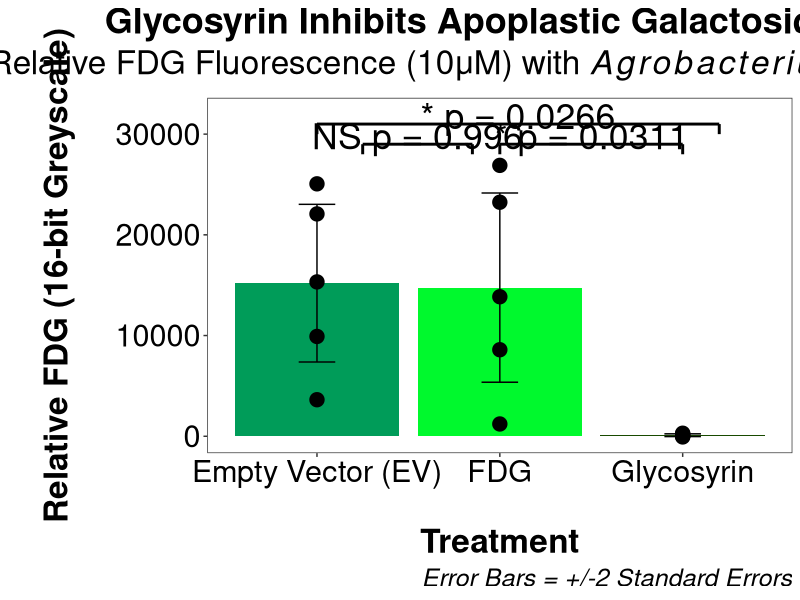
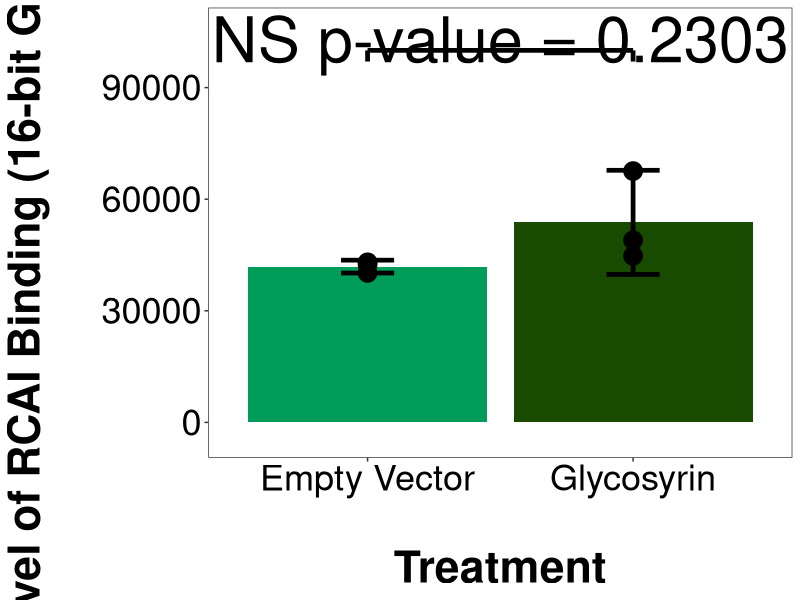
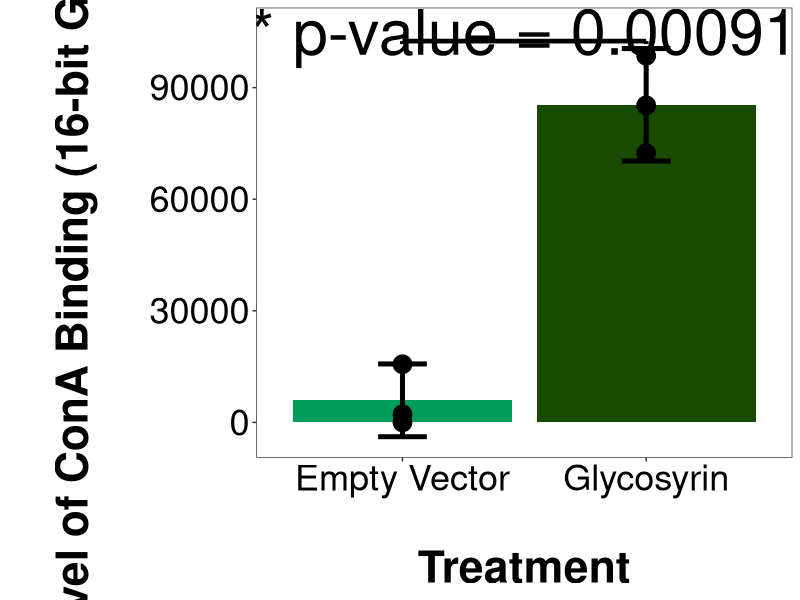
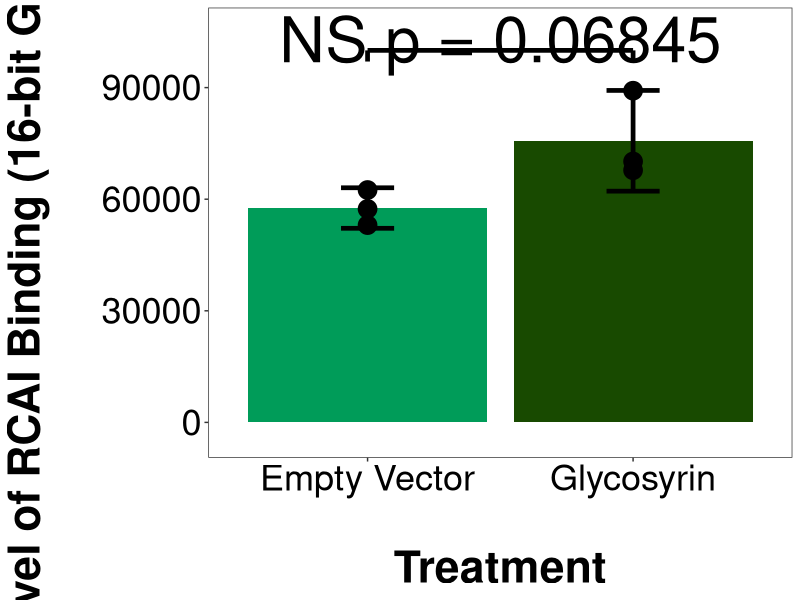
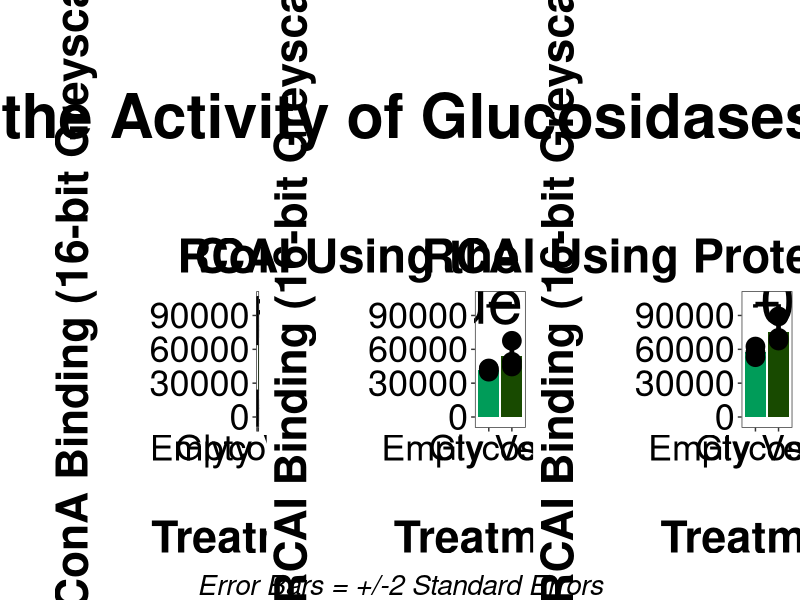
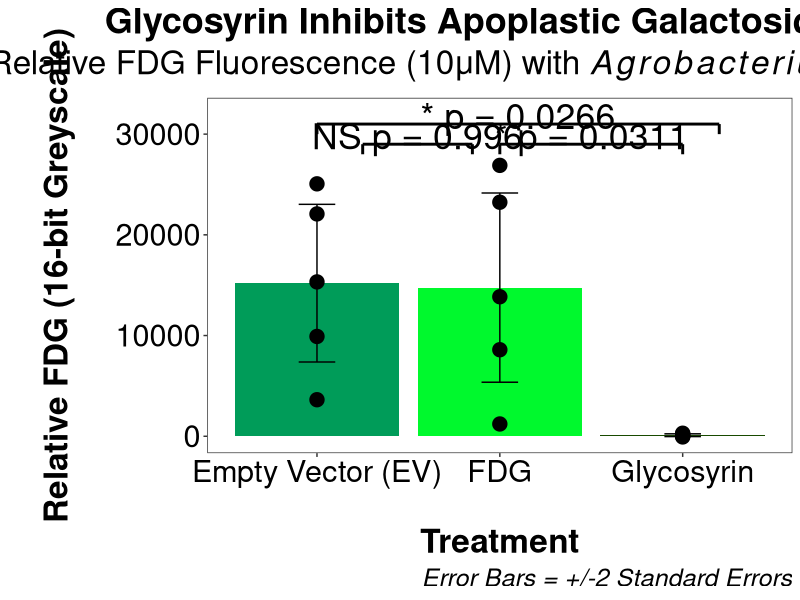
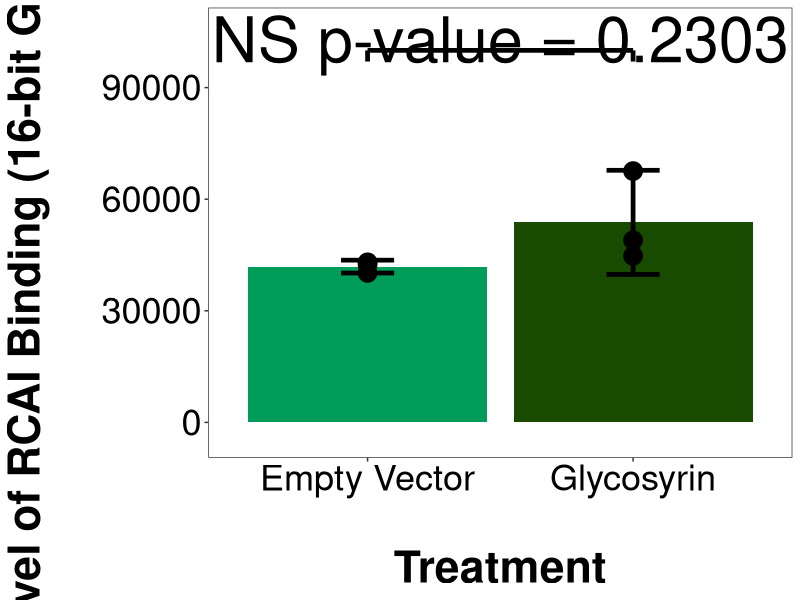
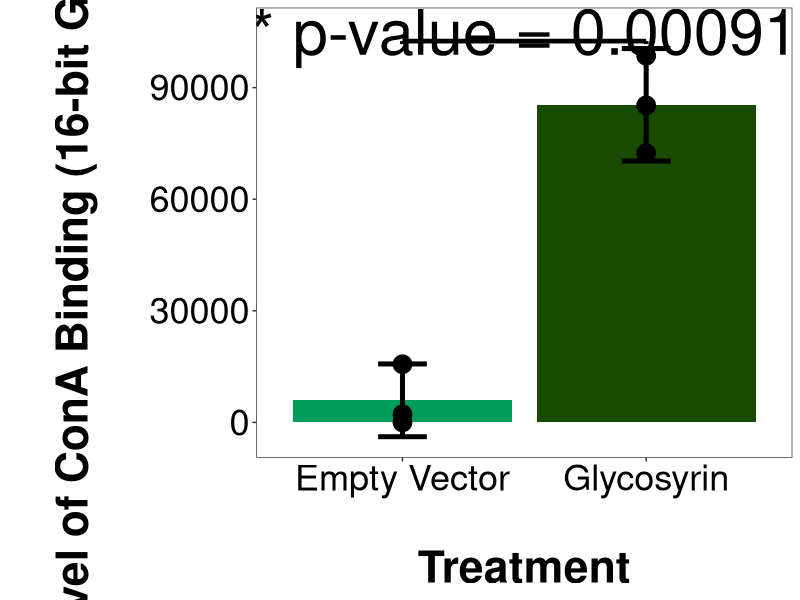

Generate these figures, in order, with R:
## ---- chunk 1
knitr::opts_chunk$set(echo = TRUE)
## ---- chunk 2
#Packages
#Packages


library(ggplot2)
library(tidyr)
library(tidyverse)
library(dplyr)
## ---- chunk 3
#Leaf Scans
#Adjusting the mean values to account for background effects.
data1 <- read.csv("THEACTUALRESULTS.csv")
summary(data1)
length(data1$Value)
adjusted <- vector(mode = "numeric", length = length(data1$Value))
for (i in 1:length(data1$Value)){
  adjusted[i] <- data1[i, ]$Value - 885.013
  }
adjusted
data1 <- data1 %>% mutate(adjusted_results = adjusted) 
head(data1)
View(data1)

#Renaming The Rows


data1$X <- as.character(data1$X)
data1$X[1]<- "EV1"
data1$X[2]<- "Gsn1"
data1$X[3]<- "FDG1"
data1$X[4]<- "EV2"
data1$X[5] <- "Gsn2"
data1$X[6]<- "FDG2"
data1$X[7]<- "EV3"
data1$X[8]<- "Gsn3"
data1$X[9]<- "FDG3"
data1$X[10]<- "EV4"
data1$X[11]<- "Gsn4"
data1$X[12]<- "FDG4"
data1$X[13]<- "EV5"
data1$X[14]<- "Gsn5"
data1$X[15]<- "FDG5"

#Finding the means for each group. 
EV <- data1 %>% filter(grepl("EV", X))
meanEV <- mean(EV$adjusted_results)
meanEV

Gsn <- data1 %>% filter(grepl("Gsn", X))
meanGsn <- mean(Gsn$adjusted_results)
meanGsn

FDG <- data1 %>% filter(grepl("FDG", X))
meanFDG <- mean(FDG$adjusted_results)
meanFDG

## ---- chunk 4
#H0: there is no significant difference in the level of fluorescence between the empty vector- and the glycosyrin-infiltrated leaf sections.
#HA: there is a significant decrease in fluorescence between the empty vector- and glycosyrin-infiltrated leaf sections.

dataChanged <- data1 %>% mutate(Group = case_when(str_detect(X, "EV") ~ "EV",
                                                  str_detect(X, "Gsn") ~ "Gsn",
                                                  str_detect(X, "FDG") ~ "FDG"))


dataChanged <- dataChanged %>% group_by(Group)
View(dataChanged)

#Calculating mean, standard error and standard deviation.
dataChanged2 <- dataChanged %>% summarise(stanDev <- sd(adjusted_results, na.rm = TRUE),
                                          n = n(),
                                        se_value= sd(adjusted_results, na.rm = TRUE)/sqrt(n), 
                                        mean_value = mean(adjusted_results))
View(dataChanged2)
View(dataChanged)

dataPlant <- dataChanged %>%mutate(plant = case_when(str_detect(X, "1")~ "1",
                                                     str_detect(X, "2") ~ "2",
                                                     str_detect(X, "3") ~ "3",
                                                     str_detect(X, "4") ~ "4",
                                                     str_detect(X, "5") ~ "5"))
View(dataPlant)
#Quick ANOVA:
anovaFDG <- lm(adjusted_results ~ Group, data = dataPlant)
summary(anovaFDG) #The p-value = 0.01625, so Group explains a significant amount of variation in the relative levels of FDG. (R^2 = 0.4967). 
anovaFDGPlant <- lm(adjusted_results ~ Group + plant, data = dataPlant)
summary(anovaFDGPlant) #When the plant is also taken into account, R^2 = 0.8311, which indicates that much of the variation in relative FDG levels is due to different plants, which were of different sizes, and leaves were of different ages. Some plants would have been wounded more in the process of agroinfiltration. 

#Checking assumptions:
EVleaf <- dataChanged %>% filter(Group == "EV")
Gsnleaf <- dataChanged %>% filter(Group == "Gsn")
FDGleaf <- dataChanged %>% filter(Group == "FDG")
shapiro.test(EVleaf$adjusted_results)
shapiro.test(Gsnleaf$adjusted_results)
shapiro.test(FDGleaf$adjusted_results)#The p-values are all above 0.05, so the distribution of the data is not significantly non-normal.
#Homogeneity of variances:
bartlett <- bartlett.test(adjusted_results ~ Group, data = dataChanged)
bartlett #There is significant variation in variances as the p-value is less than 0.05. #The ANOVA should be robust to this as the sample sizes are all equal. 

#Tukey test:
fdganova <- aov(anovaFDG)
tukey <- TukeyHSD(fdganova)
tukey
#Pairwise t-tests:
t <- with(dataChanged, pairwise.t.test(adjusted_results, Group, p.adj = "none", pool.sd = FALSE))
t #The p-values for the tests between FDG alone and Gsn and EV and Gsn are both < 0.05, so there is a significant difference between the relative levels of FDG in Gsn and the controls. The p-value for EV and FDG > 0.05 and is almost 1, as expected.#I did pairwise t-tests as well as the Tukey t-test to cover all bases, as using pool.sd = FALSE accounts for the unequal variances. I used p.adj = "none" as recommended in the workshop, which makes sense as well are only comparing three groups.#Pairwise t-test results FDG-EV = 0.944, Gsn-EV = 0.018 and FDG-Gsn = 0.036.
#Ultimately, the results of the Tukey t-test and pairwise t-tests corroborate one another.  

## ---- chunk 5
#Graphing the results from the Typhoon scanning.
#Creating a theme to be used throughout the graphs:
my_theme <- function(){
  theme_bw() +
    theme(
      axis.text = element_text(size = 22, colour = "black"),
      axis.title = element_text(size = 24, face = "bold"),
      plot.title = element_text(size = 26, face = "bold", hjust = 0.5),
      plot.subtitle = element_text(size = 24, hjust = 0.5),
      plot.caption = element_text(size = 18, face = "italic"),
      panel.grid = element_blank(),
     legend.position = "none"
    )
}




new_palette <- c("#009C59", "#00F92D", "#184A00")
names(new_palette) <- levels(dataChanged2$Group)


#A version of the graph with the data points included:
(typhoon_box <- ggplot(dataChanged2, aes(x = Group, y = mean_value)) +
   geom_bar(position = "dodge", stat = "identity", aes(fill = Group)) +
   geom_errorbar(aes(ymin = (mean_value - (2*se_value)),
                     ymax = (mean_value + (2*se_value)),
                     width = 0.2),
                     position = position_dodge(0.7)) +
    geom_point(aes(x = Group, y = adjusted_results, size = 1), dataChanged) +
    annotate("segment", x = 2, xend= 3, y = 29000, yend = 29000, size = 1) +
    annotate("segment", x = 1, xend= 3.2, y = 31000, yend = 31000, size = 1) +
    annotate("segment", x = 1, xend= 1, y = 31000, yend = 30000, size = 1) +
    annotate("segment", x = 3.2, xend= 3.2, y = 31000, yend = 30000, size = 1) +
    annotate("segment", x = 3, xend= 3, y = 29000, yend = 28000, size = 1) +
    annotate("segment", x = 2, xend= 2, y = 29000, yend = 28000, size = 1) +
     annotate("segment", x = 1.25, xend= 1.25, y = 29000, yend = 28000, size = 1) +
    annotate("segment", x = 1.85, xend= 1.85, y = 29000, yend = 28000, size = 1) +
    annotate("segment", x = 1.25, xend= 1.85, y = 29000, yend = 29000, size = 1) +
    annotate("text", x = c(1.5, 2.1, 2.5, 1.55), y = c(0, 31800, 29800, 29800), label = c("", "* p = 0.0266", "* p = 0.0311", "NS p = 0.996"), size = 9) +
  xlab("\nTreatment") +
  ylab("\nRelative FDG (16-bit Greyscale)\n") +  #Average pixel intensity measured using ImageJ is a proxy for fluorescence.
  scale_y_continuous(limits = c(-70, 32000)) +
    labs(title = "Glycosyrin Inhibits Apoplastic Galactosidases",
         subtitle = expression("Relative FDG Fluorescence (10μM) with" ~italic( Agrobacterium) ~ "(Gsn) 3dpi"),
         caption = "Error Bars = +/-2 Standard Errors") +
    my_theme()+
    scale_fill_manual(values = new_palette) +
    scale_x_discrete(labels = c("EV" = "Empty Vector (EV)", "FDG" = "FDG", "Gsn" = "Glycosyrin")))

ggsave("TyphoonVersion6.png", width = 14, height = 12, dpi = 300)
view(dataChanged)
## ---- chunk 6
#Lectin Blots
#Confirm the assumption that there is not a significant difference in the level of protein loaded onto the gels.
#HA: for each of the lectin blots, there is a significant increase in binding with glycosyrin relative to the empty vector control. Adjust for the background.
## ---- chunk 7
#Ponceau
#RCAI
#H0: there is no difference in the level of protein between EV and Gsn on the Western blots. 
#A two-sample t-test because there are only two groups, and every sample came from a different plant, so samples are independent and not paired. 
RCAIPon <- read.csv("RCAIPonceauLongSum4567and8andthesummedonesarebackground.csv")

View(RCAIPon)
background <- sum(RCAIPon$Area[4:8])

adj <- vector(mode = "numeric", length = length(RCAIPon$Area))
for (i in 1:length(RCAIPon$Area)){
  adj[i] <- RCAIPon[i, ]$Area - background
  }


RCAIPonAdj <- RCAIPon %>% mutate(adjArea = adj)
View(RCAIPonAdj)

RCAIPonAdj <- RCAIPonAdj[-c(4, 5, 6, 7, 8), ]
EVPon <- c(RCAIPonAdj$adjArea[1:3])
GsnPon <- c(RCAIPonAdj$adjArea[4:6])
#Checking of assumptions
#Is each sample normally distributed?
shapiro.test(EVPon)
shapiro.test(GsnPon) #The p-values for both are above 0.05, so the distribution of the data is not significantly non-normal.
#Homogeneity of variances:
f <- var.test(EVPon,GsnPon,alternative = "two.sided")
f #The p-value > 0.05, so there is no significant difference in variances.
#T-test:
t <- t.test(EVPon, GsnPon, alternative = "two.sided", var.equal = TRUE)
t
#The p-value (0.0492) is less than 0.05, but only just, so considering 0.05 is an arbitrary threshold I am not too concerned about this result.This could be due to the small puncture in the gel, perhaps.

#Excluding the puncture wound:
row1 <- read.csv("RCAIPonceauRow1.csv")
View(row1)
EV1 <- c(row1$Area[1:3])
Gsn1 <- c(row1$Area[4:6])
t1 <- t.test(EV1, Gsn1, alternative = "two.sided", var.equal = TRUE)
t1 #p-value = 0.3688.

row2 <- read.csv("RCAIPonceauRow2.csv")
View(row2)
EV2 <- c(row2$Area[1:3])
Gsn2 <- c(row2$Area[4:6])
t2 <- t.test(EV2, Gsn2, alternative = "two.sided", var.equal = TRUE)
t2 #p-value = 0.4854. 

row3 <- read.csv("RCAIPonceauRow3.csv")
View(row3)
EV3 <- c(row3$Area[1:3])
Gsn3 <- c(row3$Area[4:6])
t3 <- t.test(EV3, Gsn3, alternative = "two.sided", var.equal = TRUE)
t3 #p-value = 0.5562. 
#For all three of the rows, there was no significant difference between the levels of protein loaded for EV and Gsn lanes, which suggests that the puncture wound was a potential confounder because these bands were spread throughout the gel, avoiding the puncture wound. In summary, the slight difference in protein loading between the EV and Gsn lanes on the RCAI gel can largely be ignored.  

## ---- chunk 8
#Ponceau
#ConA
ConAPon <- read.csv("ConAPonceauLong4isbackgroundSum5and6.csv")

View(ConAPon)
background <- ConAPon$Area[4]
background
ConAPon[5, 2] <- sum(ConAPon$Area[5:6])
View(ConAPon)

adj1 <- vector(mode = "numeric", length = length(ConAPon$Area))
for (i in 1:length(ConAPon$Area)){
  adj1[i] <- ConAPon[i, ]$Area - background
  }


ConAPonAdj <- ConAPon %>% mutate(adjArea1 = adj1)
View(ConAPonAdj)

ConAPonAdj <- ConAPonAdj[-c(4, 6), ]

EVPon1 <- c(ConAPonAdj$adjArea1[1:3])
GsnPon1 <- c(ConAPonAdj$adjArea1[4:6])

#Checking of assumptions
#Is each sample normally distributed?
shapiro.test(EVPon1)
shapiro.test(GsnPon1) #The p-values for both are above 0.05, so the distribution of the data is not significantly non-normal.
#Homogeneity of variances:
f <- var.test(EVPon1,GsnPon1,alternative = "two.sided")
f #The p-value > 0.05, so there is no significant difference in variances.
#T-test:
t <- t.test(EVPon1, GsnPon1, alternative = "two.sided", var.equal = TRUE)
t
#The p-value (0.7867) > 0.05, so the difference between mean protein loading is not significant.
## ---- chunk 9
#Lectin blot
#RCAI
#Two sample t-test because each lane represents the apoplastic proteome from a plant infiltrated with either EV or Gsn, so each sample is independent. 
WestRCAI <- read.csv("RCAILong.csv")
View(WestRCAI)

background <- WestRCAI$Area[4]
background


adjWest <- vector(mode = "numeric", length = length(WestRCAI$Area))
for (i in 1:length(WestRCAI$Area)){
  adjWest[i] <- WestRCAI[i, ]$Area - background
}

WestRCAIAdj <- WestRCAI %>% mutate(adjAreaWest = adjWest)
WestRCAIAdj <- WestRCAIAdj[-4, ]
View(WestRCAIAdj)

RCAIEV <- WestRCAIAdj$adjAreaWest[1:3]
RCAIGsn <- WestRCAIAdj$adjAreaWest[4:6]

#Assumptions:
shapiro.test(RCAIEV)
shapiro.test(RCAIGsn)#The p-values are 0.3907 and 0.3318, so the data is not significantly non-normal.

fRCAI <- var.test(RCAIEV,RCAIGsn, alternative = "two.sided")
fRCAI 
#F = 0.01527, num df = 2, denom df = 2, p-value = 0.03008. the variances were not equal, so I used Welch's t-test. 

#T-test:
tRCAI <- t.test(RCAIEV, RCAIGsn, alternative = "two.sided", var.equal = FALSE)
tRCAI
#t = -1.6853, df = 2.0611, p-value = 0.2303.

## ---- chunk 10
ConAshort <- read.csv("conA30kDa.csv")
View(ConAshort)
background <- ConAshort$Area[4]
background


ConAshort <- ConAshort[-4, ]

adjConAshort <- vector(mode = "numeric", length = length(ConAshort$Area))
for (i in 1:length(ConAshort$Area)){
  adjConAshort[i] <- ConAshort[i, ]$Area - background
}

ShortConAAdj <- ConAshort %>% mutate(adjAreaWest1 = adjConAshort)
View(ShortConAAdj)

ShortConAAdj$adjAreaWest1[2] <- 0
ShortConAAdj

ConAEVshort <- ShortConAAdj$adjAreaWest1[1:3]
ConAGsnshort <- ShortConAAdj$adjAreaWest1[4:6]
shapiro.test(ConAEVshort) #p-value = 0.2455.
shapiro.test(ConAGsnshort)#p-value = 0.9803.
fvar <- var.test(ConAEVshort, ConAGsnshort, alternative = "two.sided")
fvar #p-value = 0.5899.F = 0.41837.
#All assumptions met!

tConAShort <- t.test(ConAEVshort, ConAGsnshort, alternative = "two.sided", var.equal = TRUE)
tConAShort #t = -8.8253, df = 4, p-value = 0.0009098.
## ---- chunk 11
#RCAI about 50kDa. 

RCAIshorter <- read.csv("RCAIveryshort.csv")
View(RCAIshorter)
background <- RCAIshorter$Area[4]
background
RCAIshorter <- RCAIshorter[-4, ]

adjRCAIshorter <- vector(mode = "numeric", length = length(RCAIshorter$Area))
for (i in 1:length(RCAIshorter$Area)){
  adjRCAIshorter[i] <- RCAIshorter[i, ]$Area - background
}

ShorterRCAIAdj <- RCAIshorter %>% mutate(adjAreaWest1 = adjRCAIshorter)
View(ShorterRCAIAdj)
RCAIshorterEV <- ShorterRCAIAdj$adjAreaWest1[1:3]
RCAIshorterGsn <- ShorterRCAIAdj$adjAreaWest1[4:6]
shapiro.test(RCAIshorterEV)
shapiro.test(RCAIshorterGsn)
fRCAIshorter <- var.test(RCAIshorterEV, RCAIshorterGsn, alternative = "two.sided")
fRCAIshorter

tRCAIshorter <- t.test(RCAIshorterEV, RCAIshorterGsn, alternative = "two.sided", var.equal = TRUE)
tRCAIshorter #t = -2.4768, df = 4, p-value = 0.06845.
## ---- chunk 12
#Graphing the RCAI long blot:




evvector <- c(1, 2, 3)
evgraph1 <- WestRCAIAdj %>% filter(X == evvector)
View(WestRCAIAdj)

rcaigraphev <- evgraph1 %>% summarise(stanDev <- sd(adjAreaWest, na.rm = TRUE),
                                          n = n(),
                                        se_value= sd(adjAreaWest, na.rm = TRUE)/sqrt(n), 
                                        mean_value = mean(adjAreaWest))

gsnvector1 <- c(5, 6, 7)
gsngraph1 <- WestRCAIAdj %>% filter(X == gsnvector1)
View(gsngraph1)

rcaigraphgsn <- gsngraph1 %>% summarise(stanDev <- sd(adjAreaWest, na.rm = TRUE),
                                          n = n(),
                                        se_value= sd(adjAreaWest, na.rm = TRUE)/sqrt(n), 
                                        mean_value = mean(adjAreaWest))
View(rcaigraphev)
View(rcaigraphgsn)

rcaijoined <- full_join(rcaigraphev, rcaigraphgsn)
rcaijoined <- rcaijoined %>% mutate(Group = c("Empty Vector", "Glycosyrin"))

WestRCAIAdj <- WestRCAIAdj %>% mutate(Group = case_when(
  X == c(1, 2, 3) ~ "Empty Vector",
  X == c(5, 6, 7) ~ "Glycosyrin"
))
View(WestRCAIAdj)

(rcailonggraph <- ggplot(rcaijoined, aes(x = Group, y = mean_value)) +
   geom_bar(position = "dodge", stat = "identity", aes(fill = Group)) +
   geom_errorbar(aes(ymin = (mean_value - (2*se_value)),
                     ymax = (mean_value + (2*se_value)),
                     width = 0.2),
                 size = 1.6,
                     position = position_dodge(0.7)) +
    geom_point(aes(x = Group, y = adjAreaWest), size = 6, WestRCAIAdj) +
  xlab("\nTreatment") +
  ylab("Level of RCAI Binding (16-bit Greyscale)\n") + 
    my_theme()+
    theme(axis.text = element_text(size = 26, colour = "black"),
      axis.title = element_text(size = 32, face = "bold"))+
    scale_y_continuous(limits = c(-4000, 106000)) +
    scale_fill_manual(values = c("#009C59", "#184A00"))+
  annotate("segment", x = 1, xend= 1, y = 100000, yend = 97000, size = 1.6) +
  annotate("segment", x = 2, xend = 2, y = 100000, yend = 97000, size = 1.6) +
  annotate("segment", x = 1, xend = 2, y = 100000, yend = 100000, size = 1.6) +
    annotate("text", x = 1.5, y = 103000, label = "NS p-value = 0.2303", size = 16))
  

ggsave("RCAIlonggraph.png", width = 14, height = 12, dpi = 300)
## ---- chunk 13
#Making the ConA graph.
View(ShortConAAdj)
evvector <- c(1, 2, 3)
evgraph <- ShortConAAdj %>% filter(X == evvector)
View(evgraph)

conagraphev <- evgraph %>% summarise(stanDev <- sd(adjAreaWest1, na.rm = TRUE),
                                          n = n(),
                                        se_value= sd(adjAreaWest1, na.rm = TRUE)/sqrt(n), 
                                        mean_value = mean(adjAreaWest1))

gsnvector <- c(5, 6, 7)
gsngraph <- ShortConAAdj %>% filter(X == gsnvector)
View(gsngraph)

conagraphgsn <- gsngraph %>% summarise(stanDev <- sd(adjAreaWest1, na.rm = TRUE),
                                          n = n(),
                                        se_value= sd(adjAreaWest1, na.rm = TRUE)/sqrt(n), 
                                        mean_value = mean(adjAreaWest1))
View(conagraphev)
View(conagraphgsn)

ConAjoined <- full_join(conagraphev, conagraphgsn)
ConAjoined <- ConAjoined %>% mutate(Group = c("Empty Vector", "Glycosyrin"))

ShortConAAdj <- ShortConAAdj %>% mutate(Group = case_when(
  X == c(1, 2, 3) ~ "Empty Vector",
  X == c(5, 6, 7) ~ "Glycosyrin"
))
View(ShortConAAdj)

(lectingraph <- ggplot(ConAjoined, aes(x = Group, y = mean_value)) +
   geom_bar(position = "dodge", stat = "identity", aes(fill = Group)) +
   geom_errorbar(aes(ymin = (mean_value - (2*se_value)),
                     ymax = (mean_value + (2*se_value)),
                     width = 0.2),
                 size = 1.7,
                     position = position_dodge(0.7)) +
    geom_point(aes(x = Group, y = adjAreaWest1), size = 6, ShortConAAdj) +
  xlab("\nTreatment") +
  ylab("\nLevel of ConA Binding (16-bit Greyscale)\n") + 
    my_theme()+
    theme(axis.text = element_text(size = 26, colour = "black"),
      axis.title = element_text(size = 32, face = "bold")) +
    scale_y_continuous(limits = c(-4000, 106000)) +
    scale_fill_manual(values = c("#009C59", "#184A00")) +
    annotate("segment", x = 1, xend= 1, y = 102500, yend = 101700, size = 1.6) +
  annotate("segment", x = 2, xend = 2, y = 102500, yend = 101700, size = 1.6) +
  annotate("segment", x = 1, xend = 2, y = 102500, yend = 102500, size = 1.6) +
    annotate("text", x = 1.5, y = 105000, label = "* p-value = 0.00091", just = "centre", size = 16)) 
ggsave("ConAgraph.png", width = 14, height = 12, dpi = 300)
## ---- chunk 14
#Making a graph for the shorter RCAI blot.
View(ShorterRCAIAdj)
evvector <- c(1, 2, 3)
evgraph2 <- ShorterRCAIAdj %>% filter(X == evvector)
View(ShorterRCAIAdj)

rcaishortgraphev <- evgraph2 %>% summarise(stanDev <- sd(adjAreaWest1, na.rm = TRUE),
                                          n = n(),
                                        se_value= sd(adjAreaWest1, na.rm = TRUE)/sqrt(n), 
                                        mean_value = mean(adjAreaWest1))

gsnvector1 <- c(5, 6, 7)
gsngraph2 <- ShorterRCAIAdj %>% filter(X == gsnvector1)
View(gsngraph2)

rcaishortgraphgsn <- gsngraph2 %>% summarise(stanDev <- sd(adjAreaWest1, na.rm = TRUE),
                                          n = n(),
                                        se_value= sd(adjAreaWest1, na.rm = TRUE)/sqrt(n), 
                                        mean_value = mean(adjAreaWest1))
View(rcaishortgraphev)
View(rcaishortgraphgsn)

rcaishortjoined <- full_join(rcaishortgraphev, rcaishortgraphgsn)
rcaishortjoined <- rcaishortjoined %>% mutate(Group = c("Empty Vector", "Glycosyrin"))

ShorterRCAIAdj <- ShorterRCAIAdj %>% mutate(Group = case_when(
  X == c(1, 2, 3) ~ "Empty Vector",
  X == c(5, 6, 7) ~ "Glycosyrin"
))


(rcaishortgraph <- ggplot(rcaishortjoined, aes(x = Group, y = mean_value)) +
   geom_bar(position = "dodge", stat = "identity", aes(fill = Group)) +
   geom_errorbar(aes(ymin = (mean_value - (2*se_value)),
                     ymax = (mean_value + (2*se_value)),
                     width = 0.2),
                 size = 1.6,
                     position = position_dodge(0.7)) +
    geom_point(aes(x = Group, y = adjAreaWest1), size = 6, ShorterRCAIAdj) +
  xlab("\nTreatment") +
  ylab("Level of RCAI Binding (16-bit Greyscale)\n") + 
    my_theme()+
    theme(axis.text = element_text(size = 26, colour = "black"),
      axis.title = element_text(size = 32, face = "bold"))+
    scale_y_continuous(limits = c(-4000, 106000)) +
    scale_fill_manual(values = c("#009C59", "#184A00"))+
  annotate("segment", x = 1, xend= 1, y = 100000, yend = 97000, size = 1.6) +
  annotate("segment", x = 2, xend = 2, y = 100000, yend = 97000, size = 1.6) +
  annotate("segment", x = 1, xend = 2, y = 100000, yend = 100000, size = 1.6) +
    annotate("text", x = 1.5, y = 103000, label = "NS p = 0.06845", size = 16))
ggsave("RCAIshortgraph.png", width = 14, height = 12, dpi = 300)
## ---- chunk 15
#Making a panel:
library(gridExtra)
library(grid)

(panel <- grid.arrange(lectingraph + ggtitle("ConA") + theme(plot.title = element_text(size = 34)), rcailonggraph + ggtitle("RCAI Using the Whole Lanes") + theme(plot.title = element_text(size = 34)), rcaishortgraph + ggtitle("RCAI Using Proteins >= 50 kDa") + theme(plot.title = element_text(size = 34)), top = textGrob("\nLectin Blots: Glycosyrin Significantly Reduces the Activity of Glucosidases and/or Mannosidases, but not Galactosidases\n", gp = gpar(fontsize = 44, hjust = 0.5, fontface = "bold")), nrow = 1, ncol = 3, bottom = textGrob("Error Bars = +/-2 Standard Errors", gp = gpar(fontsize = 20, fontface = "italic"), just = "centre")))
ggsave(panel, file = "panel.png", width = 36, height = 20, dpi = 300)
